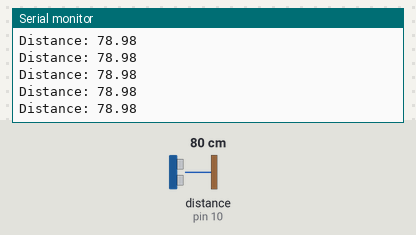
Simulated run of this sketch. Board: Arduino Uno, built with avr-gcc and run on an emulated ATmega328P. Shown: the last lines printed to the serial monitor. Wiring (inferred from the names in the program): ultrasonic range finder: trigger pin 9; echo pin 10. The test bench sets the inputs (shaded band); at power-on: distance to the obstacle (sensor on pin 10) 80 cm. The echo pulse lasts 58.3 µs per cm.

Above: at 1.2 s.
1.3 s: distance to the obstacle (sensor on pin 10) set to 2 cm
At 2.3 s:
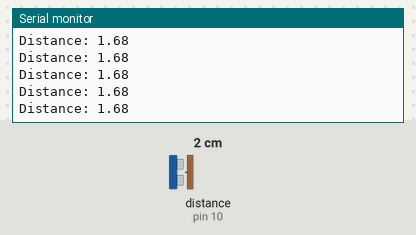
4.3 s: distance to the obstacle (sensor on pin 10) set to 120 cm
At 5.2 s:
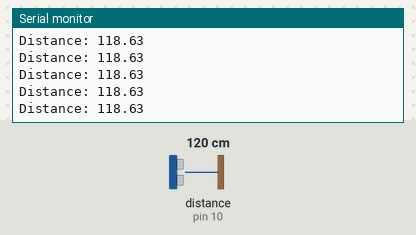
7.3 s: distance to the obstacle (sensor on pin 10) set to 18 cm
At 8.2 s:
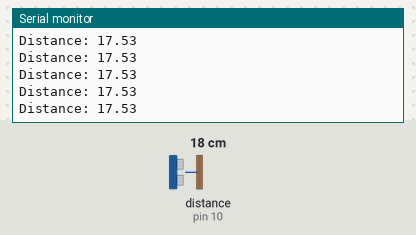
Timing chart, 0 to 10.3 s (numbered marks = the images above; inputs shaded):
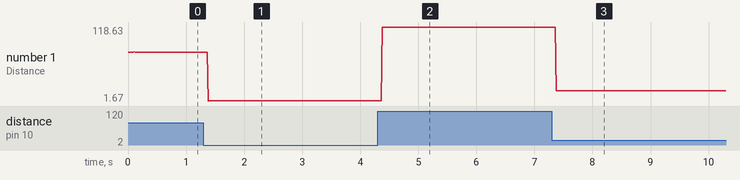

The sketch:

ges1_control.ino
```cpp
                          ////// Arduino code for gesture control using ULTRASONIC sensor////

// setting trig and echo pins
const int trigPin = 9;
const int echoPin = 10;
// declaring variables
double duration;
double distance;
// Setting of trigpin as output and echopin as input
void setup() {
pinMode(trigPin, OUTPUT);
pinMode(echoPin, INPUT);
Serial.begin(9600); // Starts the serial communication
}

void loop() {
// Clearing the tring pin
digitalWrite(trigPin, LOW);
delayMicroseconds(2);
// For 10 microseconds,setting the trigpin as high
digitalWrite(trigPin, HIGH);
delayMicroseconds(10);
digitalWrite(trigPin, LOW);

// Reads the echoPin, returns the sound wave travel time in microseconds
duration = pulseIn(echoPin, HIGH);
// Distance caluculation
distance= duration*0.034/2;// in cm
// Prints the distance on the Serial Monitor
Serial.print("Distance: ");
Serial.println(distance);
delayMicroseconds(60);//recommended to send trigger signal after 60us

}
```

Measured:
- after the input at 1.3 s, the serial monitor: prints a new line after 0.08 s (image 1)
- after the input at 4.3 s, the serial monitor: prints a new line after 0.08 s (image 2)
- after the input at 7.3 s, the serial monitor: prints a new line after 0.07 s (image 3)
- plotted number 1: 78.98 → 1.68 after the input at 1.3 s, 1.68 → 118.63 after the input at 4.3 s, 118.63 → 17.53 after the input at 7.3 s
